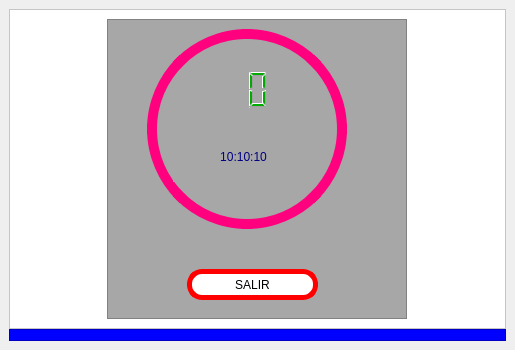
<?xml version="1.0" encoding="UTF-8"?>
<ui version="4.0">
 <class>MainWindow</class>
 <widget class="QMainWindow" name="MainWindow">
  <property name="geometry">
   <rect>
    <x>0</x>
    <y>0</y>
    <width>515</width>
    <height>350</height>
   </rect>
  </property>
  <property name="windowTitle">
   <string>MainWindow</string>
  </property>
  <widget class="QWidget" name="centralwidget">
   <layout class="QVBoxLayout" name="verticalLayout_2">
    <item>
     <layout class="QVBoxLayout" name="verticalLayout">
      <property name="spacing">
       <number>0</number>
      </property>
      <item>
       <widget class="QFrame" name="frame">
        <property name="styleSheet">
         <string notr="true">background-color: rgb(255, 255, 255);</string>
        </property>
        <property name="frameShape">
         <enum>QFrame::StyledPanel</enum>
        </property>
        <property name="frameShadow">
         <enum>QFrame::Raised</enum>
        </property>
        <layout class="QHBoxLayout" name="horizontalLayout">
         <item>
          <widget class="QFrame" name="frame_3">
           <property name="minimumSize">
            <size>
             <width>300</width>
             <height>300</height>
            </size>
           </property>
           <property name="maximumSize">
            <size>
             <width>300</width>
             <height>300</height>
            </size>
           </property>
           <property name="styleSheet">
            <string notr="true">background-color: rgb(167, 167, 167);</string>
           </property>
           <property name="frameShape">
            <enum>QFrame::StyledPanel</enum>
           </property>
           <property name="frameShadow">
            <enum>QFrame::Raised</enum>
           </property>
           <widget class="QLabel" name="label">
            <property name="geometry">
             <rect>
              <x>40</x>
              <y>10</y>
              <width>200</width>
              <height>200</height>
             </rect>
            </property>
            <property name="minimumSize">
             <size>
              <width>200</width>
              <height>200</height>
             </size>
            </property>
            <property name="maximumSize">
             <size>
              <width>200</width>
              <height>200</height>
             </size>
            </property>
            <property name="styleSheet">
             <string notr="true">QLabel{
border:10px solid #ff007f;
border-radius: 100px;

}</string>
            </property>
            <property name="text">
             <string/>
            </property>
           </widget>
           <widget class="QPushButton" name="pushButton">
            <property name="geometry">
             <rect>
              <x>80</x>
              <y>250</y>
              <width>131</width>
              <height>31</height>
             </rect>
            </property>
            <property name="styleSheet">
             <string notr="true">QPushButton
{
border: 5px solid #ff0000;
border-radius: 15px;
	background-color: rgb(255, 255, 255);
	font: 87 14pt &quot;Arial Black&quot;;


}

QPushButton:hover

{
border: 5px solid #ff0000;
border-radius: 15px;
	background-color: #ff0000;
	font: 87 14pt &quot;Arial Black&quot;;


}</string>
            </property>
            <property name="text">
             <string>SALIR</string>
            </property>
           </widget>
           <widget class="QLCDNumber" name="lcdNumber">
            <property name="geometry">
             <rect>
              <x>80</x>
              <y>50</y>
              <width>121</width>
              <height>41</height>
             </rect>
            </property>
            <property name="styleSheet">
             <string notr="true">color: rgb(0, 170, 0);</string>
            </property>
            <property name="frameShape">
             <enum>QFrame::NoFrame</enum>
            </property>
            <property name="digitCount">
             <number>2</number>
            </property>
            <property name="segmentStyle">
             <enum>QLCDNumber::Filled</enum>
            </property>
           </widget>
           <widget class="QLabel" name="reloj">
            <property name="geometry">
             <rect>
              <x>66</x>
              <y>112</y>
              <width>141</width>
              <height>51</height>
             </rect>
            </property>
            <property name="styleSheet">
             <string notr="true">font: 75 22pt &quot;Arial Narrow&quot;;
color: rgb(0, 0, 127);</string>
            </property>
            <property name="text">
             <string>10:10:10</string>
            </property>
            <property name="alignment">
             <set>Qt::AlignCenter</set>
            </property>
           </widget>
          </widget>
         </item>
        </layout>
       </widget>
      </item>
      <item>
       <widget class="QFrame" name="frame_2">
        <property name="minimumSize">
         <size>
          <width>0</width>
          <height>10</height>
         </size>
        </property>
        <property name="maximumSize">
         <size>
          <width>16777215</width>
          <height>50</height>
         </size>
        </property>
        <property name="styleSheet">
         <string notr="true">background-color: rgb(0, 0, 255);</string>
        </property>
        <property name="frameShape">
         <enum>QFrame::StyledPanel</enum>
        </property>
        <property name="frameShadow">
         <enum>QFrame::Raised</enum>
        </property>
       </widget>
      </item>
     </layout>
    </item>
   </layout>
  </widget>
 </widget>
 <resources/>
 <connections>
  <connection>
   <sender>pushButton</sender>
   <signal>clicked()</signal>
   <receiver>MainWindow</receiver>
   <slot>close()</slot>
   <hints>
    <hint type="sourcelabel">
     <x>289</x>
     <y>283</y>
    </hint>
    <hint type="destinationlabel">
     <x>501</x>
     <y>347</y>
    </hint>
   </hints>
  </connection>
 </connections>
</ui>
